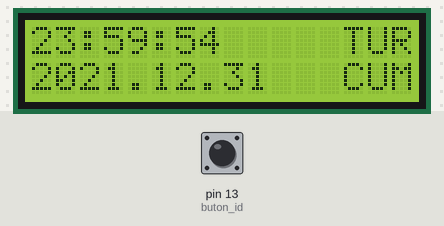
A sketch run on a simulated Arduino Uno, built with avr-gcc and run on an emulated ATmega328P. On the bench: 16×2 character LCD. Inputs (shaded band) come from the test bench; at power-on: pin 13 (buton_id) LOW.

Above: at 1.2 s.
1.3 s: pin 13 (buton_id) pulled HIGH for 0.15 s
At 2.8 s:
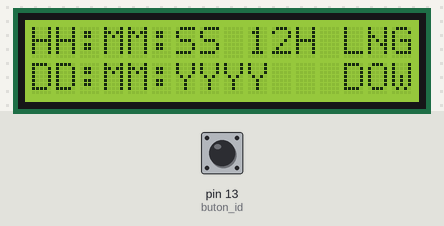
4.4 s: pin 13 (buton_id) pulled HIGH for 1 s
At 5.2 s:
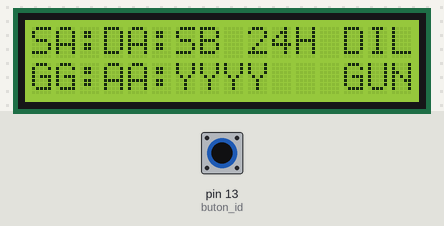
8.4 s: pin 13 (buton_id) pulled HIGH for 0.15 s
At 9.2 s:
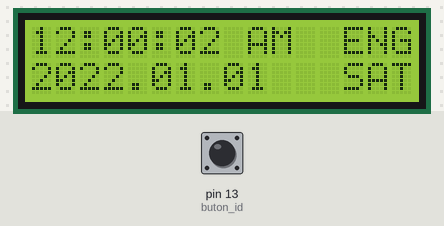
11.5 s: pin 13 (buton_id) pulled HIGH for 1 s
At 13.3 s:
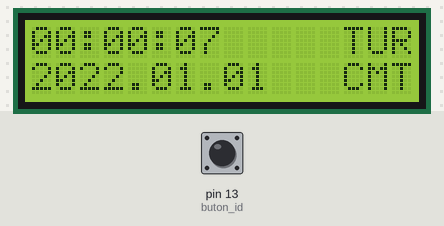
Timing chart, 0 to 14.8 s (numbered marks = the images above; inputs shaded):
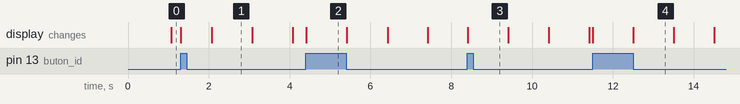

The sketch:

LCD-Screen-Clock.ino
```cpp
#include <LiquidCrystal.h>

LiquidCrystal lcd(8, 7, 5, 4, 3, 2);
String TIME_STRING = "2021.12.31 - 23:59:53";                         //Given time and date value
int TIME_SCREEN_INFO = 1000;                                          //The variable required to show the information screen for 1 second
int TIME_SCREEN_CLOCK = 2000;                                         //The variable required to show the clock screen for 2 second
int buton_id = 13;                                                    //the port the button is connected to
long time = 0;                                                        //variable where milliseconds are kept instantaneously(for seconds calculation)
long time_main = 0;                                                   //variable where milliseconds are kept instantaneously(to display the clock for 2 seconds each in loop function)
bool flagSecond = true;                                               //Bool variable used to increase the minutes when 60 seconds are up
bool flagMinute = true;                                               //Bool variable used to increase the hours when 60 minutes are up
bool days = false;                                                    //Bool variable that increases one day after 24 hours
bool butonFlag = false;                                               //'buttonFlag' is false unless the button is pressed
bool first, secondt;                                                  //variables that hold the value of the button
bool TR_EN = true;                                                    //The variable that determines whether the time zone is displayed in Turkish or English. Its value changes when the button is pressed
int hour_12;                                                          //Variable that allows the clock to be kept for 12 periods
int monthDays[12] = {31, 28, 31, 30, 31, 30, 31, 31, 30, 31, 30, 31}; //An array that holds how many days the months contain
String daysTr[7] = {"PZT", "SAL", "CAR", "PER", "CUM", "CMT", "PZR"}; //Turkish naming of the days in 1 week
String daysEn[7] = {"MON", "TUE", "WED", "THU", "FRI", "SAT", "SUN"}; //English naming of the days in 1 week
int FirstDay2021 = 4;                                                 //The variable that holds the first day of 2021
int FirstDay2020 = 2;                                                 //The variable that holds the first day of 2020
int FirstDay2022 = 5;                                                 //The variable that holds the first day of 2022
String date = TIME_STRING.substring(0, TIME_STRING.indexOf(" "));     //String holding the date portion of the given TIME_STRING
String clck = TIME_STRING.substring(TIME_STRING.indexOf("-") + 2);    //String holding the clock portion of the given TIME_STRING
int hour = clck.substring(0, 2).toInt();                              //getting the hour and converting it to an integer
int minute = clck.substring(3, 5).toInt();                            //getting the minute and converting it to an integer
int second = clck.substring(6, 8).toInt();                            //getting the second and converting it to an integer
int year = date.substring(0, 4).toInt();                              //getting the year and converting it to an integer
int month = date.substring(5, 7).toInt();                             //getting the month and converting it to an integer
int day = date.substring(8, 10).toInt();                              //getting the day and converting it to an integer
void setup()// Setup Function
{

    lcd.begin(16, 2); //The range to display texts on the LCD display
    pinMode(buton_id, INPUT); //pinmode for button
    time = millis();//Keeping the milliseconds to start for second calculation
    time_main = millis();//Keeping the milliseconds to start for loop function
    lcd.setCursor(0, 0);
    lcd.print("00:00:00");//Time appears as 00:00:00 when no time is entered
}

//function that allows TIME_STRING to appear on the screen when the circuit is running and the clock to appear on the screen every time the clock cycle runs
void firstClock(int type) //The type variable required for the function provides a different representation of the hour if it is 12-period or 24-period.
{
  //':' sign appears on the screen
    lcd.setCursor(2, 0);
    lcd.print(":");
    lcd.setCursor(5, 0);
    lcd.print(":");

    if (type < 10) //Since the hour is single digit if the clock is less than 10, it allows one unit to start from the right on the LCD display.
    {
        lcd.setCursor(0, 0);
        lcd.print("0");
        lcd.setCursor(1, 0);
        lcd.print(type);
    }

    else //If the hour is greater than 10, it will be double-digit, so one unit on the LCD screen allows it to start from the left.
    {
        lcd.setCursor(0, 0);
        lcd.print(type);
    }
    if (minute < 10)//Since the minute is single digit if the clock is less than 10, it allows one unit to start from the right on the LCD display.
    {
        lcd.setCursor(3, 0);
        lcd.print("0");
        lcd.setCursor(4, 0);
        lcd.print(minute);
    }

    else //If the minute is greater than 10, it will be double-digit, so one unit on the LCD screen allows it to start from the left.
    {
        lcd.setCursor(3, 0);
        lcd.print(minute);
    }

    if (second < 10)//Since the second is single digit if the clock is less than 10, it allows one unit to start from the right on the LCD display.
    {
        lcd.setCursor(6, 0);
        lcd.print("0");
        lcd.setCursor(7, 0);
        lcd.print(second);
    }

    else//If the second is greater than 10, it will be double-digit, so one unit on the LCD screen allows it to start from the left.
    {
        lcd.setCursor(6, 0);
        lcd.print(second);
    }
}
//required function for time display
void clock(int hourType) //The hour Type variable required for the function determines whether the clock is 12 or 24 periods.
{

    if (hourType == 12)//For 12-period clock display, when the clock is greater than 12, it is subtracted from 12 and displayed as p.m. If it is less than 12 o'clock, it is shown as a.m.
    {
        if ((hour - 12) >= 0)
        {
            if ((hour - 12) == 0) //It is exactly 12 noon and is shown as p.m However, since we subtract it from 12, it takes the value '0'. In this case, the hour_12 variable is set to 12.
            {
                hour_12 = 12;
                lcd.setCursor(9, 0);
                lcd.print("PM  ENG");
            }
            else
            {
                hour_12 = hour - 12;

                lcd.setCursor(9, 0);
                lcd.print("PM  ENG");
            }
        }
        else
        {
            if (hour == 0) //Night 12 is expressed as '0' in the 24-hour clock. This is expressed as 12:00 a.m in the 12-hour period
            {
                hour_12 = 12;
            }
            else
            {
                hour_12 = hour;
            }

            lcd.setCursor(9, 0);
            lcd.print("AM  ENG");
        }

        firstClock(hour_12);
    }

    else //If hourType is 24 hours, this else block works.
    {

        lcd.setCursor(9, 0);
        lcd.print("    TUR");
        firstClock(hour);
    }

//The 'if block' where seconds are changed and shown. It increases by one second every 1000 milliseconds.
    if ((millis() - time) >= 1000)
    {
        if (second < 10)//Since the second is single digit if the clock is less than 10, it allows one unit to start from the right on the LCD display.
        {
            lcd.setCursor(7, 0);
        }

        else//If the second is greater than 10, it will be double-digit, so one unit on the LCD screen allows it to start from the left.
        {
            lcd.setCursor(6, 0);
        }
        second = second + 1; //increases by one second every 1000 milliseconds.
        //It resets seconds every 60 seconds and flagSecond becomes false for one minute increment
        if (second >= 60)
        {
            flagSecond = false;
            second = 0;

            lcd.setCursor(7, 0);
            lcd.print(second);
            lcd.setCursor(6, 0);
            lcd.print(second);
        }
        lcd.print(second);//Display every second on LCD screen

        if (flagSecond == false) //If falgSecond is false, the 'if block' will run and increment by 1 minute.
        {

            if (minute < 10)//Since the minute is single digit if the clock is less than 10, it allows one unit to start from the right on the LCD display.
            {
                lcd.setCursor(4, 0);
            }

            else//If the minute is greater than 10, it will be double-digit, so one unit on the LCD screen allows it to start from the left.
            {
                lcd.setCursor(3, 0);
            }
            minute = minute + 1;//increases by one minute every 60 second.
            //It resets seconds every 60 minutes and flagMinute becomes false for one hour increment
            if (minute >= 60)
            {
                flagMinute = false;
                minute = 0;
                lcd.setCursor(4, 0);
                lcd.print(minute);
                lcd.setCursor(3, 0);
                lcd.print(minute);
            }
            lcd.print(minute);//Display every minute on LCD screen
            flagSecond = true; //flagSecond is true until the next 60 seconds as it will increase by one minute every 60 seconds.
        }

        if (flagMinute == false)//If falgMinute is false, the 'if block' will run and increment by 1 hour.
        {

            if (hour < 10)//Since the hour is single digit if the clock is less than 10, it allows one unit to start from the right on the LCD display.
            {
                lcd.setCursor(1, 0);
            }

            else//If the hour is greater than 10, it will be double-digit, so one unit on the LCD screen allows it to start from the left.
            {
                lcd.setCursor(0, 0);
            }

            hour = hour + 1;//increases by one hour every 60 minute.(For the 24 hour period )
            hour_12 = hour_12 + 1;//increases by one hour every 60 minute.(For the 12 hour period )
            if (hour == 24) //The hour is '0' every 24 hours and the days variable is true for one increment of the day.
                            //The hour_12 variable in the 12-hour display is also common to the two time zones because it is dependent on the hour variable.
            {
                days = true;
                hour = 0;

                if (hourType == 24)//allows the time to be displayed as 00:00:00
                {
                    lcd.setCursor(1, 0);
                    lcd.print(hour);
                    lcd.setCursor(0, 0);
                    lcd.print(hour);
                }
            }

            if (hourType == 12)//the clock display that will be shown on the screen if the clock is desired to be displayed in 12 periods.
            {

                lcd.print(hour_12);
                flagMinute = true;
            }
            else //the clock display that will be shown on the screen if the clock is desired to be displayed in 24 periods.
            {
                lcd.print(hour);
                flagMinute = true;
            }
        }
        time = millis();//Keeping the milliseconds for second calculation
    }
}
//The function by which the date is calculated
void Date(bool flagDay)//If the flagDay variable is true (after 24 hours) it increases by 1 day.
{
    if (flagDay == true)
    {
        if (year == 2020 && month == 2)//Since February is 29 days in 2020, a separate check is required.
        {

            if (day >= monthDays[month - 1] + 1)//When February becomes 29 days in 2020, the month variable increases by 1 and the day variable becomes 1.
            {

                day = 1;
                month = month + 1;
            }

            else//If 29 days have not passed, the day variable will increase by 1
            {

                day = day + 1;
            }
        }

        else if (day >= monthDays[month - 1])//Except for February in 2020, the months of the year 2020 and 2021 have an equal number of days. Whether the 1 month is over or not is checked by the monthDays array.
        {

            day = 1;
            month = month + 1;
        }
        else
        {
            day = day + 1;
        }

        days = false; //the days variable will be false until another 24 hours have passed
    }

    if (month >= 13)//When the month variable exceeds 12, the year variable increases by 1. and the month variable is set to 1
    {
        month = 1;
        year = year + 1;
    }
    //In date display, between month, year, day '.' placed
    lcd.setCursor(4, 1);
    lcd.print(".");
    lcd.setCursor(7, 1);
    lcd.print(".");

    lcd.setCursor(0, 1);
    lcd.print(year);//The year is displayed at the (0, 1) position on the LCD.
    if (month < 10)//Since the month is single digit if the clock is less than 10, it allows one unit to start from the right on the LCD display.
    {
        lcd.setCursor(5, 1);
        lcd.print("0");
        lcd.setCursor(6, 1);
        lcd.print(month);
    }

    else//If the month is greater than 10, it will be double-digit, so one unit on the LCD screen allows it to start from the left.
    {
        lcd.setCursor(5, 1);
        lcd.print(month);
    }

    if (day < 10)//Since the day is single digit if the clock is less than 10, it allows one unit to start from the right on the LCD display.
    {
        lcd.setCursor(8, 1);
        lcd.print("0");
        lcd.setCursor(9, 1);
        lcd.print(day);
    }

    else//If the day is greater than 10, it will be double-digit, so one unit on the LCD screen allows it to start from the left.
    {
        lcd.setCursor(8, 1);
        lcd.print(day);
    }
}

//function that allows display of the given date and the day names of the changed date on the screen
void DaysName(String tr_en) //tr_en variable determines whether day names will be in Turkish or English.
{
  //The days from the beginning of the year to that date are summed to find out which day the entered date falls on.
  //The mode of the total number of days to seven (1 week)
  //According to the mode result, the first day of the year (FirstDay2021 or FirstDay2020) is added to it and the day of the entered date is found.
    int total = 0;
    for (int i = 0; i < (month - 1); i++)
    {
        total = total + monthDays[i];
    };
    total = total + (day - 1);
    Serial.println(total);
    total = total % 7;
    int present_day;
    if (year == 2021)
    {
        present_day = FirstDay2021 + total;
    }
    else if (year == 2020)
    {
        present_day = FirstDay2020 + total + 1;
    }
    else if (year == 2022)
    {
        present_day = FirstDay2022 + total ;
    }

    if (present_day >= 7)
    {
        present_day = present_day - 7;
    }
    else
    {
        present_day = present_day;
    }

    Serial.println(present_day);
    lcd.setCursor(13, 1);
    //Writing in Turkish
    if (tr_en == "tr")
    {
        lcd.print(daysTr[present_day]);
    }
    //Writing in English
    else
    {
        lcd.print(daysEn[present_day]);
    }
}

void info(int hourType)//Displaying the information screen, displaying in Turkish or English. (depending on the hourType variable)
{
    if (hourType == 12)
    {
        lcd.setCursor(0, 0);
        lcd.print("HH:MM:SS 12H LNG");
        lcd.setCursor(0, 1);
        lcd.print("DD:MM:YYYY   DOW");
    }
    else
    {
        lcd.setCursor(0, 0);
        lcd.print("SA:DA:SB 24H DIL");
        lcd.setCursor(0, 1);
        lcd.print("GG:AA:YYYY   GUN");
    }
}

void btn()
{                                  //function that checks whether the button is pressed or not
    first = digitalRead(buton_id); //the value of the button is read
    butonFlag = false;             //'buttonFlag' is false unless the button is pressed
    if (secondt != first)          //The equality of the value read from the button with the previous value is checked.
    {
        if (first == HIGH) //If the value read from the button is high, the 'butonFlag' variable will be 'true'
        {
            butonFlag = true;
        }
    }
    secondt = first; //In order to compare it with the previous value, the value of the button is saved in the second variable.
}

void loop()
{

    while (((millis() - time_main) < TIME_SCREEN_CLOCK) && TR_EN == true) //Turkish display of the clock for 2 seconds. Since the TR_EN variable will change when the button is pressed, it displays in English.
    {
        clock(24);      //24-hour period display
        DaysName("tr"); //Turkish display of the days
        Date(days);     //Date display

        lcd.setCursor(8, 0);
        lcd.print(" ");

        btn(); //If the button is pressed, it will be displayed in English.
        if (first == HIGH && butonFlag)
        {
            TR_EN = false;
            break;
        }
    }

    while (((millis() - time_main) < TIME_SCREEN_CLOCK) && TR_EN == false) //English display of the clock for 2 seconds. Since the TR_EN variable will change when the button is pressed, it displays in Turkish.
    {
        clock(12);      //12-hour period display
        DaysName("en"); //English display of the days
        Date(days);     //Date display

        lcd.setCursor(8, 0);
        lcd.print(" ");

        btn(); //If the button is pressed, it will be displayed in Turkish.
        if (first == HIGH && butonFlag)
        {
            TR_EN = true;
            break;
        }
    }
    time_main = millis();
    while (((millis() - time_main) < TIME_SCREEN_INFO))//Information screen showing for 1 second
        {
            if (TR_EN == true) //Displaying the Information screen in Turkish
            {
                info(24);
                btn(); //If the button is pressed, it will be displayed in English.
                if (first == HIGH && butonFlag)
                {
                    TR_EN = false;
                    break;
                }
            }
            else //Displaying the Information screen in English
            {
                info(12);
                btn(); //If the button is pressed, it will be displayed in Turkish.
                if (first == HIGH && butonFlag)
                {
                    TR_EN = true;
                    break;
                }
            }
        }


    second = second + (TIME_SCREEN_INFO/1000);//After waiting 1 second on the information screen, the seconds are increased so that the time can continue to progress.
    time_main = millis();
    lcd.setCursor(0, 0);
}
```

Measured:
- after the input at 1.3 s, the display: first changes at once (image 1 shows a later state)
- after the input at 4.4 s, the display: changes at once (image 2)
- after the input at 8.4 s, the display: changes at once (image 3)
- after the input at 11.5 s, the display: first changes at once (image 4 shows a later state)
- what the display in image 1 shows lasts 1.0 s, from 2.1 s to 3.1 s
